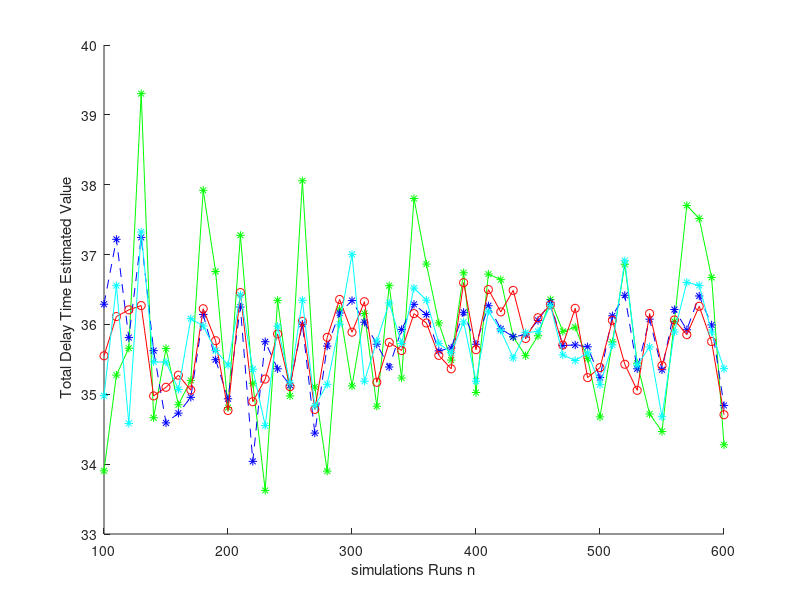
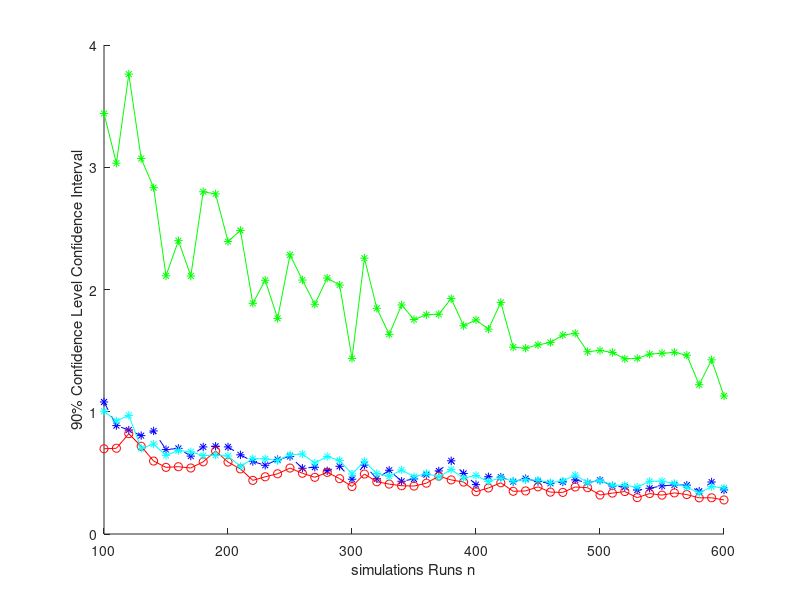

These figures' MATLAB source, in order:
% Nora Basha
% Assignment 1- ECE 576- Advanced Computer Networks
clc
clear
z= qfuncinv((1-0.9)/2);
n=100:10:600; 
for j=1:length(n)
%n=100
w=zeros(n(j),1);
control_s=zeros(n(j),1);
control_i=zeros(n(j),1);
control_q=zeros(n(j),1);
L=zeros(n(j),1);
for i=1:n(j)
iat = exprnd(0.5,10,1);
s = exprnd(1,10,1);
control_s(i)=sum(s);
control_i(i)= sum(iat(1:9));
control_q(i)=control_s(i)-control_i(i);
T=zeros(10,1);
T(1)= s(1);
N(1)=0;
arrival_t(1)=0;
completion_t(1)=s(1);
% Time a frame p resides in system
 for p= 2:10
   arrival_t(p)=arrival_t(p-1)+iat(p);
   enter_service_time(p) = max(completion_t(p-1), arrival_t(p));
   completion_t(p) = enter_service_time(p) + s(p);
   T(p) = completion_t(p) - arrival_t(p);
 end
 % # of Packets in system when frame h arrives 
 for h= 1:10
     if arrival_t(h)<completion_t(1)
    N(h)= h-1;

elseif arrival_t(h)<completion_t(2)
    N(h)= h-2;
     elseif arrival_t(h)<completion_t(3)
         N(h)= h-3;
        elseif arrival_t(h)<completion_t(4)
            N(h)= h-4;
            elseif arrival_t(h)<completion_t(5)
                N(h)= h-5;
                elseif arrival_t(h)<completion_t(6)
                    N(h)= h-6;
                    elseif arrival_t(h)<completion_t(7)
                        N(h)= h-7;
                        elseif arrival_t(h)<completion_t(8)
                            N(h)= h-8;
                            elseif arrival_t(h)<completion_t(9)
                                N(h)= h-9;
                                elseif completion_t(h)<completion_t(10)
                                    N(h)= h-10;
     else
         N(h)=0;

end
 end
   w(i)=sum(T);
   L(i)= sum(N+1);
end
control_s_avg=(1/n(j))*sum(control_s);
control_q_avg=(1/n(j))*sum(control_q);
w1(j)=(1/n(j))*sum(w); %raw estimator
co_v_s=(1/n(j))*(w-w1(j))'*(control_s-control_s_avg);
co_v_q=(1/n(j))*(w-w1(j))'*(control_q-control_q_avg);
w2(j)= w1(j)-(co_v_s/var(control_s))*(control_s_avg-10);% Service time as control variate
w3(j)=w1(j)-(co_v_q/var(control_q))*(control_q_avg-5.5);% Q= S-I time as control variate
L1(j)=(1/n(j))*sum(L); % conditioning on N 'The number of packets in the AP as frame k arrives'
% Confidence Interval 
Variance_raw(j)= var(w);
Confidence_raw(j)= (2*Variance_raw(j)*z)/(sqrt(n(j))*w1(j));
Variance_control_s(j)= Variance_raw(j)-((co_v_s^2)/var(control_s));
Confidence_control_s(j)= (2*Variance_control_s(j)*z)/(sqrt(n(j))*w2(j));
Variance_control_q(j)= Variance_raw(j)-((co_v_q^2)/var(control_q));
Confidence_control_q(j)= (2*Variance_control_q(j)*z)/(sqrt(n(j))*w3(j));
Variance_L1=var(L);
Confidence_L1(j)= (2*Variance_L1*z)/(sqrt(n(j))*L1(j));
end
%finding Min # of simulations for +- 10% confidence interval at 90%
%confidence level
index1=find(Confidence_raw<=0.2,1);
index2= find(Confidence_control_s<=0.2, 1 );
index3= find(Confidence_control_q<=0.3,1);
index4=find(Confidence_L1<=0.3,1);
min_no_sim_confidence_raw=n(index1);
min_no_sim_confidence_control_s=n(index2);
min_no_sim_confidence_control_q=n(index3);
min_no_sim_confidence_Conditional=n(index4);
% Graphs
hold on
plot(n,w1,'g-*','DisplayName','1 Raw estimator')
plot(n,w2,'b--*','DisplayName','2 Control Variate S Graph')
plot(n,w3,'r-o','DisplayName','3 Control Variate Q Graph')
plot(n,L1,'c-*','DisplayName','4 Conditioning Estimator')
xlabel('simulations Runs n')
ylabel(' Total Delay Time Estimated Value')
hold off
figure
hold on 
plot(n,Confidence_raw,'g-*','DisplayName',' 1 Raw estimator Confidence interval value Graph')
plot(n,Confidence_control_s,'b--*','DisplayName',' 2 Control Variate S Confidence interval value Graph')
plot(n,Confidence_control_q,'r-o','DisplayName','3 Control Variate Q Confidence interval value Graph')
plot(n,Confidence_L1,'c-*','DisplayName',' 4 Conditioning Estimator')
xlabel('simulations Runs n')
ylabel('90% Confidence Level Confidence Interval')
hold off